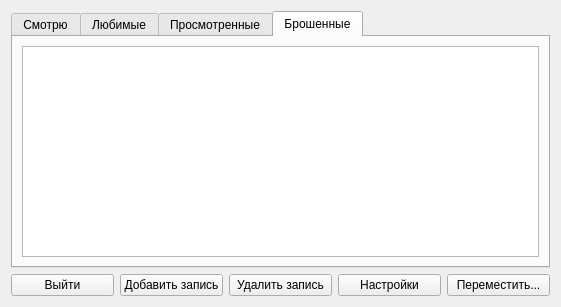
<?xml version="1.0" encoding="UTF-8"?>
<ui version="4.0">
 <class>tableWindow</class>
 <widget class="QWidget" name="tableWindow">
  <property name="geometry">
   <rect>
    <x>0</x>
    <y>0</y>
    <width>561</width>
    <height>307</height>
   </rect>
  </property>
  <property name="windowTitle">
   <string>Form</string>
  </property>
  <layout class="QGridLayout" name="gridLayout">
   <item row="0" column="0" colspan="5">
    <widget class="QTabWidget" name="tabWidget">
     <property name="currentIndex">
      <number>3</number>
     </property>
     <property name="tabBarAutoHide">
      <bool>true</bool>
     </property>
     <widget class="QWidget" name="tab">
      <attribute name="title">
       <string>Смотрю</string>
      </attribute>
      <layout class="QVBoxLayout" name="verticalLayout">
       <item>
        <widget class="QTableView" name="tableView"/>
       </item>
      </layout>
     </widget>
     <widget class="QWidget" name="tab_2">
      <attribute name="title">
       <string>Любимые</string>
      </attribute>
      <layout class="QVBoxLayout" name="verticalLayout_3">
       <item>
        <widget class="QTableView" name="tableView_3"/>
       </item>
      </layout>
     </widget>
     <widget class="QWidget" name="tab_3">
      <attribute name="title">
       <string>Просмотренные</string>
      </attribute>
      <layout class="QVBoxLayout" name="verticalLayout_2">
       <item>
        <widget class="QTableView" name="tableView_2"/>
       </item>
      </layout>
     </widget>
     <widget class="QWidget" name="tab_4">
      <attribute name="title">
       <string>Брошенные</string>
      </attribute>
      <layout class="QVBoxLayout" name="verticalLayout_4">
       <item>
        <widget class="QTableView" name="tableView_4">
         <property name="selectionMode">
          <enum>QAbstractItemView::NoSelection</enum>
         </property>
        </widget>
       </item>
      </layout>
     </widget>
    </widget>
   </item>
   <item row="1" column="4">
    <widget class="QPushButton" name="btn_move">
     <property name="text">
      <string>Переместить...</string>
     </property>
    </widget>
   </item>
   <item row="1" column="1">
    <widget class="QPushButton" name="btn_addRecord">
     <property name="text">
      <string>Добавить запись</string>
     </property>
    </widget>
   </item>
   <item row="1" column="2">
    <widget class="QPushButton" name="btn_removedRecord">
     <property name="text">
      <string>Удалить запись</string>
     </property>
    </widget>
   </item>
   <item row="1" column="0">
    <widget class="QPushButton" name="btn_returnMenu">
     <property name="text">
      <string>Выйти</string>
     </property>
    </widget>
   </item>
   <item row="1" column="3">
    <widget class="QPushButton" name="btn_settings">
     <property name="text">
      <string>Настройки</string>
     </property>
    </widget>
   </item>
  </layout>
 </widget>
 <resources/>
 <connections/>
</ui>
